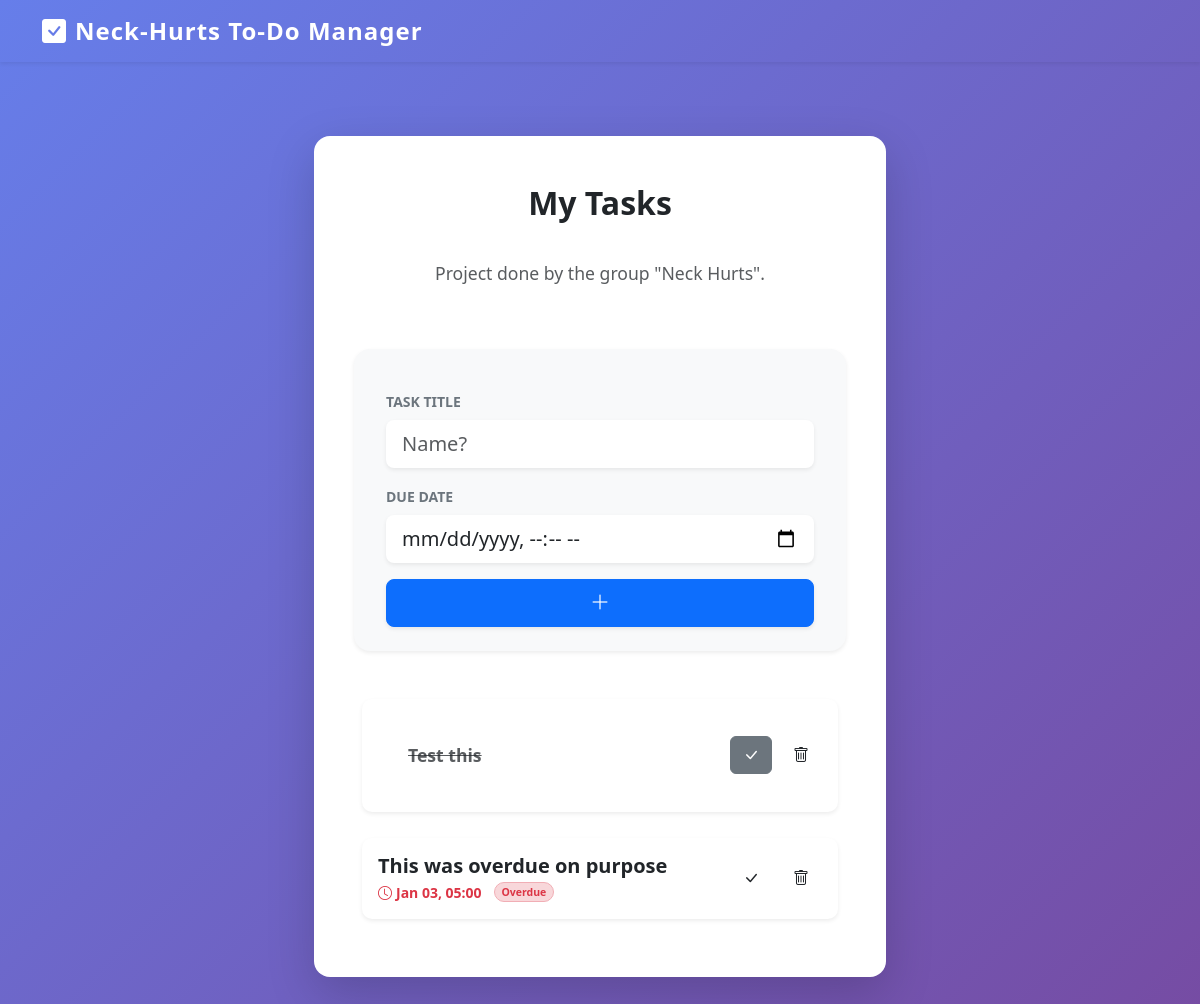
Page / (signed in) on the earlier database version.
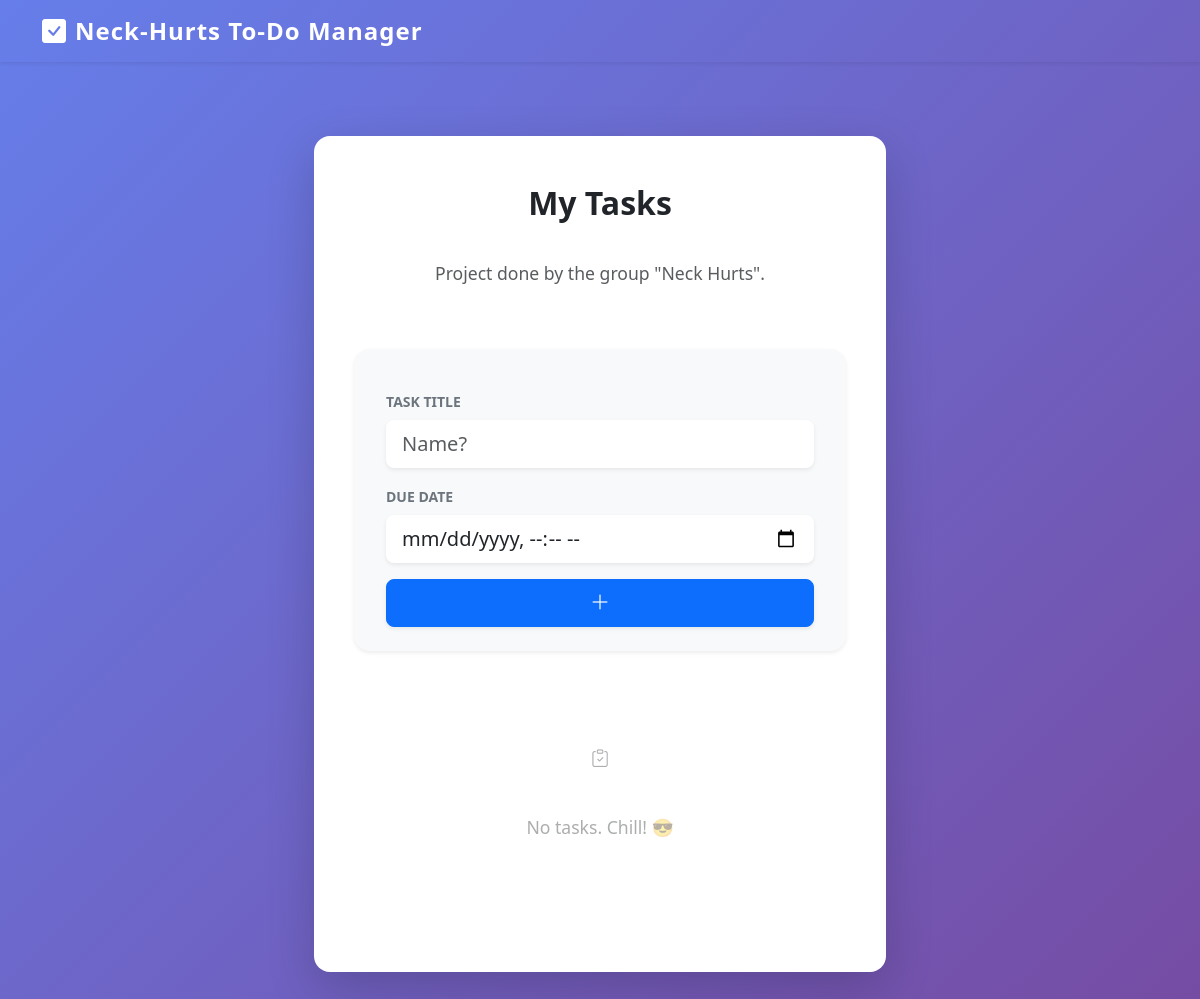
Same page on the later database version.
### projects/models.py (models this page shows, shortened)
class Task(models.Model):
    STATUS_CHOICES = [
        ('todo', 'To Do'),
        ('progress', 'In Progress'),
        ('done', 'Done'),
    ]
    PRIORITY_CHOICES = [
        (3, 'High'),
        (2, 'Medium'),
        (1, 'Low'),
    ]
    created_at = models.DateTimeField(auto_now_add=True)
    title = models.CharField(max_length=200)
    description = models.TextField(blank=True)
    due_date = models.DateTimeField(null=True, blank=True)
    status = models.CharField(max_length=10, choices=STATUS_CHOICES, default='todo')
    priority = models.IntegerField(choices=PRIORITY_CHOICES, default=1)
    responsible = models.ForeignKey(User, on_delete=models.CASCADE, null=True, blank=True,
                                    related_name='tasks_responsible')
    team = models.ForeignKey(Team, on_delete=models.CASCADE, null=True, blank=True, related_name='tasks_team')
    is_completed = models.BooleanField(default=False)
    def is_overdue(self):
        if self.due_date and not self.is_completed:
            return self.due_date < timezone.now()
        return False

### projects/views.py (the view, shortened to what this page needs)
# urls.py: path('', views.task_list, name='task_list'),
@login_required(login_url='/admin/login/')  # Add this decorator
def task_list(request):
    tasks = Task.objects.all()
    return render(request, '../templates/index.html', {'tasks': tasks})

### templates/index.html (shortened to what this page needs)
{% extends 'base.html' %}
{% load static %}
{% block content %}
<div class="row justify-content-center">
    <div class="col-lg-8 col-md-10">
        <div class="card shadow-lg border-0 rounded-4 overflow-hidden">
            <div class="card-body p-5">
                <div class="text-center mb-5">
                    <h2 class="fw-bold text-dark">My Tasks</h2>
                    <p class="text-muted">Project done by the group "Neck Hurts".</p>
                </div>
                <form method="POST" class="row g-3 mb-5 p-4 bg-light rounded-4 shadow-sm align-items-end position-relative">
                    <div class="col-12">
                        <label class="form-label text-uppercase fw-bold text-secondary small">Task Title</label>
                        <input type="text" name="title" class="form-control form-control-lg border-0 shadow-sm" placeholder="Name?" required>
                    </div>
                    <div class="col-12">
                        <label class="form-label text-uppercase fw-bold text-secondary small">Due Date</label>
                        <input type="datetime-local" name="due_date" class="form-control form-control-lg border-0 shadow-sm">
                    </div>
                    <div class="col-12">
                        <button type="submit" class="btn btn-primary btn-lg w-100 shadow-sm btn-gradient">
                            <i class="bi bi-plus-lg"></i>
                        </button>
                    </div>
                </form>
                <div class="list-group list-group-flush gap-3">
                    {% for task in tasks %}
                    <div class="list-group-item border-0 shadow-sm rounded-3 p-3 task-card
                                {% if task.is_overdue %}overdue-border{% endif %}
                                {% if task.is_completed %}task-completed-bg{% endif %}">
                        <div class="d-flex w-100 justify-content-between align-items-center">
                            <div class="d-flex flex-column gap-1">
                                <h5 class="mb-0 fw-semibold {% if task.is_completed %}text-decoration-line-through text-muted{% else %}text-dark{% endif %}">
                                    {{ task.title }}
                                </h5>
                                {% if task.due_date %}
                                    <small class="d-flex align-items-center gap-1 {% if task.is_overdue %}text-danger fw-bold{% else %}text-muted{% endif %}">
                                        <i class="bi bi-clock"></i>
                                        {{ task.due_date|date:"M d, H:i" }}
                                        {% if task.is_overdue %}
                                            <span class="badge bg-danger-subtle text-danger border border-danger-subtle ms-2 rounded-pill">Overdue</span>
                                        {% endif %}
                                    </small>
                                {% endif %}
                            </div>
                            <div class="d-flex gap-2">
                                <a href="{% url 'complete_task' task.id %}"
                                   class="btn btn-circle {% if task.is_completed %}btn-secondary{% else %}btn-success-soft{% endif %}"
                                   title="Toggle Status">
                                    <i class="bi bi-check-lg"></i>
                                </a>
                                <a href="{% url 'delete_task' task.id %}"
                                   class="btn btn-circle btn-danger-soft"
                                   title="Delete">
                                    <i class="bi bi-trash"></i>
                                </a>
                            </div>
                        </div>
                    </div>
                    {% empty %}
                        <div class="text-center py-5 opacity-50">
                            <i class="bi bi-clipboard-check display-1 text-muted"></i>
                            <h5 class="mt-3 text-muted">No tasks. Chill! 😎</h5>
                        </div>
                    {% endfor %}
                </div>
            </div>
        </div>
    </div>
</div>
{% endblock %}

### templates/base.html (shortened to what this page needs)
{% load static %}
<!DOCTYPE html>
<html lang="ru">
<head>
    <link href="https://cdn.jsdelivr.net/npm/bootstrap@5.3.0/dist/css/bootstrap.min.css" rel="stylesheet">
    <link rel="stylesheet" href="https://cdn.jsdelivr.net/npm/bootstrap-icons@1.10.0/font/bootstrap-icons.css">
    <link rel="stylesheet" href="{% static 'css/style.css' %}">
</head>
<body class="bg-light">
    <nav class="navbar navbar-expand-lg navbar-dark bg-gradient-primary shadow-sm sticky-top">
        <div class="container">
            <a class="navbar-brand fw-bold d-flex align-items-center gap-2" href="/">
                <i class="bi bi-check-square-fill"></i> Neck-Hurts To-Do Manager
            </a>
        </div>
    </nav>
    <div class="container main-container py-4">
        {% block content %}
        {% endblock %}
    </div>
</body>
</html>

### static/css/style.css (style rules this page uses)
:root { --primary-color: #4a90e2; --success-color: #28a745; --danger-color: #dc3545; --warning-color: #ffc107; --dark-color: #343a40; --light-bg: #f0f2f5; --white: #ffffff; --gray: #6c757d; --shadow: 0 4px 6px rgba(0, 0, 0, 0.1); }
body { background: linear-gradient(135deg, #667eea 0%, #764ba2 100%); min-height: 100vh; font-family: 'Segoe UI', Tahoma, Geneva, Verdana, sans-serif; }
.navbar { box-shadow: var(--shadow); }
.navbar-brand { font-size: 1.5rem; font-weight: 600; letter-spacing: 1px; }
.main-container { max-width: 900px; margin: 50px auto; padding: 0 15px; }
.card { border: none; border-radius: 15px; box-shadow: 0 8px 16px rgba(0, 0, 0, 0.15); transition: transform 0.3s ease, box-shadow 0.3s ease; }
.card-body { padding: 30px; }
.text-muted { font-size: 1.1rem; padding: 30px; }
.shadow-lg { box-shadow: 0 1rem 3rem rgba(0, 0, 0, 0.175) !important; }

Differences in the rows shown:
removed Task: title "Test this", is_completed True (drawn)
removed Task: title "This was overdue on purpose", due_date "Jan 03, 05:00", is_completed "Overdue"
Other differences:
text now shown: "No tasks. Chill! 😎"
